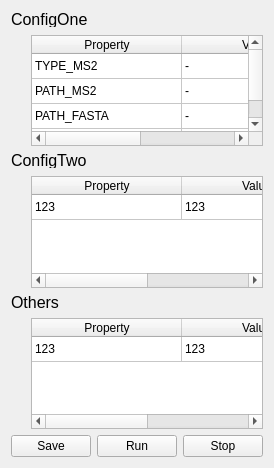
          <widget class="QWidget" name="scrollAreaWidgetContents_3">
           <property name="geometry">
            <rect>
             <x>0</x>
             <y>0</y>
             <width>265</width>
             <height>468</height>
            </rect>
           </property>
           <layout class="QHBoxLayout" name="horizontalLayout_9">
            <item>
             <layout class="QVBoxLayout" name="verticalLayout_5">
              <item>
               <widget class="QPushButton" name="btn_summary_group_1">
                <property name="sizePolicy">
                 <sizepolicy hsizetype="Minimum" vsizetype="Fixed">
                  <horstretch>0</horstretch>
                  <verstretch>0</verstretch>
                 </sizepolicy>
                </property>
                <property name="minimumSize">
                 <size>
                  <width>0</width>
                  <height>18</height>
                 </size>
                </property>
                <property name="font">
                 <font>
                  <pointsize>12</pointsize>
                  <weight>50</weight>
                  <italic>false</italic>
                  <bold>false</bold>
                  <kerning>true</kerning>
                 </font>
                </property>
                <property name="styleSheet">
                 <string notr="true">QPushButton{text-align:left; border:none;margin-bottom:2px;}</string>
                </property>
                <property name="text">
                 <string>ConfigOne</string>
                </property>
                <property name="icon">
                 <iconset resource="Resource/qrcs/icons.qrc">
                  <normaloff>:/icons/icon_show.ico</normaloff>
                  <normalon>:/icons/icon_hide.ico</normalon>:/icons/icon_show.ico</iconset>
                </property>
                <property name="checkable">
                 <bool>true</bool>
                </property>
                <property name="flat">
                 <bool>false</bool>
                </property>
               </widget>
              </item>
              <item>
               <widget class="QTableWidget" name="tbl_cfg1">
                <property name="sizePolicy">
                 <sizepolicy hsizetype="Expanding" vsizetype="Preferred">
                  <horstretch>0</horstretch>
                  <verstretch>0</verstretch>
                 </sizepolicy>
                </property>
                <property name="styleSheet">
                 <string notr="true">QTableWidget{margin-left:20px;}</string>
                </property>
                <property name="frameShape">
                 <enum>QFrame::StyledPanel</enum>
                </property>
                <property name="frameShadow">
                 <enum>QFrame::Sunken</enum>
                </property>
                <property name="midLineWidth">
                 <number>0</number>
                </property>
                <property name="verticalScrollBarPolicy">
                 <enum>Qt::ScrollBarAsNeeded</enum>
                </property>
                <property name="autoScroll">
                 <bool>true</bool>
                </property>
                <property name="autoScrollMargin">
                 <number>16</number>
                </property>
                <property name="alternatingRowColors">
                 <bool>false</bool>
                </property>
                <property name="selectionMode">
                 <enum>QAbstractItemView::SingleSelection</enum>
                </property>
                <property name="selectionBehavior">
                 <enum>QAbstractItemView::SelectRows</enum>
                </property>
                <property name="wordWrap">
                 <bool>true</bool>
                </property>
                <property name="cornerButtonEnabled">
                 <bool>true</bool>
                </property>
                <attribute name="horizontalHeaderCascadingSectionResizes">
                 <bool>true</bool>
                </attribute>
                <attribute name="horizontalHeaderMinimumSectionSize">
                 <number>50</number>
                </attribute>
                <attribute name="horizontalHeaderDefaultSectionSize">
                 <number>150</number>
                </attribute>
                <attribute name="horizontalHeaderShowSortIndicator" stdset="0">
                 <bool>false</bool>
                </attribute>
                <attribute name="horizontalHeaderStretchLastSection">
                 <bool>true</bool>
                </attribute>
                <attribute name="verticalHeaderVisible">
                 <bool>false</bool>
                </attribute>
                <attribute name="verticalHeaderCascadingSectionResizes">
                 <bool>false</bool>
                </attribute>
                <attribute name="verticalHeaderDefaultSectionSize">
                 <number>25</number>
                </attribute>
                <row>
                 <property name="text">
                  <string>1</string>
                 </property>
                </row>
                <row>
                 <property name="text">
                  <string>2</string>
                 </property>
                </row>
                <row>
                 <property name="text">
                  <string>3</string>
                 </property>
                </row>
                <row>
                 <property name="text">
                  <string>4</string>
                 </property>
                </row>
                <column>
                 <property name="text">
                  <string>Property</string>
                 </property>
                </column>
                <column>
                 <property name="text">
                  <string>Value</string>
                 </property>
                </column>
                <item row="0" column="0">
                 <property name="text">
                  <string>TYPE_MS2</string>
                 </property>
                </item>
                <item row="0" column="1">
                 <property name="text">
                  <string>-</string>
                 </property>
                </item>
                <item row="1" column="0">
                 <property name="text">
                  <string>PATH_MS2</string>
                 </property>
                </item>
                <item row="1" column="1">
                 <property name="text">
                  <string>-</string>
                 </property>
                </item>
                <item row="2" column="0">
                 <property name="text">
                  <string>PATH_FASTA</string>
                 </property>
                </item>
                <item row="2" column="1">
                 <property name="text">
                  <string>-</string>
                 </property>
                </item>
                <item row="3" column="0">
                 <property name="text">
                  <string>PATH_RESULT_EXPORT</string>
                 </property>
                </item>
                <item row="3" column="1">
                 <property name="text">
                  <string>-</string>
                 </property>
                </item>
               </widget>
              </item>
              <item>
               <widget class="QPushButton" name="btn_summary_group_2">
                <property name="sizePolicy">
                 <sizepolicy hsizetype="Minimum" vsizetype="Fixed">
                  <horstretch>0</horstretch>
                  <verstretch>0</verstretch>
                 </sizepolicy>
                </property>
                <property name="minimumSize">
                 <size>
                  <width>0</width>
                  <height>18</height>
                 </size>
                </property>
                <property name="font">
                 <font>
                  <pointsize>12</pointsize>
                  <weight>50</weight>
                  <italic>false</italic>
                  <bold>false</bold>
                  <kerning>true</kerning>
                 </font>
                </property>
                <property name="styleSheet">
                 <string notr="true">QPushButton{text-align:left; border:none;margin-bottom:2px;}</string>
                </property>
                <property name="text">
                 <string>ConfigTwo</string>
                </property>
                <property name="icon">
                 <iconset resource="Resource/qrcs/icons.qrc">
                  <normaloff>:/icons/icon_show.ico</normaloff>
                  <normalon>:/icons/icon_hide.ico</normalon>:/icons/icon_show.ico</iconset>
                </property>
                <property name="checkable">
                 <bool>true</bool>
                </property>
                <property name="flat">
                 <bool>false</bool>
                </property>
               </widget>
              </item>
              <item>
               <widget class="QTableWidget" name="tbl_cfg2">
                <property name="sizePolicy">
                 <sizepolicy hsizetype="Expanding" vsizetype="Preferred">
                  <horstretch>0</horstretch>
                  <verstretch>0</verstretch>
                 </sizepolicy>
                </property>
                <property name="styleSheet">
                 <string notr="true">QTableWidget{margin-left:20px;}</string>
                </property>
                <property name="alternatingRowColors">
                 <bool>false</bool>
                </property>
                <property name="selectionMode">
                 <enum>QAbstractItemView::SingleSelection</enum>
                </property>
                <property name="selectionBehavior">
                 <enum>QAbstractItemView::SelectRows</enum>
                </property>
                <property name="wordWrap">
                 <bool>true</bool>
                </property>
                <property name="cornerButtonEnabled">
                 <bool>true</bool>
                </property>
                <attribute name="horizontalHeaderCascadingSectionResizes">
                 <bool>true</bool>
                </attribute>
                <attribute name="horizontalHeaderMinimumSectionSize">
                 <number>50</number>
                </attribute>
                <attribute name="horizontalHeaderDefaultSectionSize">
                 <number>150</number>
                </attribute>
                <attribute name="horizontalHeaderShowSortIndicator" stdset="0">
                 <bool>false</bool>
                </attribute>
                <attribute name="horizontalHeaderStretchLastSection">
                 <bool>true</bool>
                </attribute>
                <attribute name="verticalHeaderVisible">
                 <bool>false</bool>
                </attribute>
                <attribute name="verticalHeaderCascadingSectionResizes">
                 <bool>false</bool>
                </attribute>
                <attribute name="verticalHeaderDefaultSectionSize">
                 <number>25</number>
                </attribute>
                <row>
                 <property name="text">
                  <string>1</string>
                 </property>
                </row>
                <column>
                 <property name="text">
                  <string>Property</string>
                 </property>
                </column>
                <column>
                 <property name="text">
                  <string>Value</string>
                 </property>
                </column>
                <item row="0" column="0">
                 <property name="text">
                  <string>123</string>
                 </property>
                </item>
                <item row="0" column="1">
                 <property name="text">
                  <string>123</string>
                 </property>
                </item>
               </widget>
              </item>
              <item>
               <widget class="QPushButton" name="btn_summary_group_3">
                <property name="sizePolicy">
                 <sizepolicy hsizetype="Minimum" vsizetype="Fixed">
                  <horstretch>0</horstretch>
                  <verstretch>0</verstretch>
                 </sizepolicy>
                </property>
                <property name="minimumSize">
                 <size>
                  <width>0</width>
                  <height>18</height>
                 </size>
                </property>
                <property name="font">
                 <font>
                  <pointsize>12</pointsize>
                  <weight>50</weight>
                  <italic>false</italic>
                  <bold>false</bold>
                  <kerning>true</kerning>
                 </font>
                </property>
                <property name="styleSheet">
                 <string notr="true">QPushButton{text-align:left; border:none;margin-bottom:2px;}</string>
                </property>
                <property name="text">
                 <string>Others</string>
                </property>
                <property name="icon">
                 <iconset resource="Resource/qrcs/icons.qrc">
                  <normaloff>:/icons/icon_show.ico</normaloff>
                  <normalon>:/icons/icon_hide.ico</normalon>:/icons/icon_show.ico</iconset>
                </property>
                <property name="checkable">
                 <bool>true</bool>
                </property>
                <property name="flat">
                 <bool>false</bool>
                </property>
               </widget>
              </item>
              <item>
               <widget class="QTableWidget" name="tbl_cfg3">
                <property name="sizePolicy">
                 <sizepolicy hsizetype="Expanding" vsizetype="Preferred">
                  <horstretch>0</horstretch>
                  <verstretch>0</verstretch>
                 </sizepolicy>
                </property>
                <property name="styleSheet">
                 <string notr="true">QTableWidget{margin-left:20px;}</string>
                </property>
                <property name="alternatingRowColors">
                 <bool>false</bool>
                </property>
                <property name="selectionMode">
                 <enum>QAbstractItemView::SingleSelection</enum>
                </property>
                <property name="selectionBehavior">
                 <enum>QAbstractItemView::SelectRows</enum>
                </property>
                <property name="wordWrap">
                 <bool>true</bool>
                </property>
                <property name="cornerButtonEnabled">
                 <bool>true</bool>
                </property>
                <attribute name="horizontalHeaderCascadingSectionResizes">
                 <bool>true</bool>
                </attribute>
                <attribute name="horizontalHeaderMinimumSectionSize">
                 <number>50</number>
                </attribute>
                <attribute name="horizontalHeaderDefaultSectionSize">
                 <number>150</number>
                </attribute>
                <attribute name="horizontalHeaderShowSortIndicator" stdset="0">
                 <bool>false</bool>
                </attribute>
                <attribute name="horizontalHeaderStretchLastSection">
                 <bool>true</bool>
                </attribute>
                <attribute name="verticalHeaderVisible">
                 <bool>false</bool>
                </attribute>
                <attribute name="verticalHeaderCascadingSectionResizes">
                 <bool>false</bool>
                </attribute>
                <attribute name="verticalHeaderDefaultSectionSize">
                 <number>25</number>
                </attribute>
                <row>
                 <property name="text">
                  <string>1</string>
                 </property>
                </row>
                <column>
                 <property name="text">
                  <string>Property</string>
                 </property>
                </column>
                <column>
                 <property name="text">
                  <string>Value</string>
                 </property>
                </column>
                <item row="0" column="0">
                 <property name="text">
                  <string>123</string>
                 </property>
                </item>
                <item row="0" column="1">
                 <property name="text">
                  <string>123</string>
                 </property>
                </item>
               </widget>
              </item>
              <item>
               <layout class="QHBoxLayout" name="horizontalLayout_5">
                <item>
                 <spacer name="horizontalSpacer_2">
                  <property name="orientation">
                   <enum>Qt::Horizontal</enum>
                  </property>
                  <property name="sizeHint" stdset="0">
                   <size>
                    <width>40</width>
                    <height>20</height>
                   </size>
                  </property>
                 </spacer>
                </item>
                <item>
                 <widget class="QPushButton" name="pushButton">
                  <property name="text">
                   <string>Save</string>
                  </property>
                 </widget>
                </item>
                <item>
                 <widget class="QPushButton" name="pushButton_3">
                  <property name="text">
                   <string>Run</string>
                  </property>
                 </widget>
                </item>
                <item>
                 <widget class="QPushButton" name="pushButton_2">
                  <property name="text">
                   <string>Stop</string>
                  </property>
                 </widget>
                </item>
               </layout>
              </item>
             </layout>
            </item>
           </layout>
          </widget>
